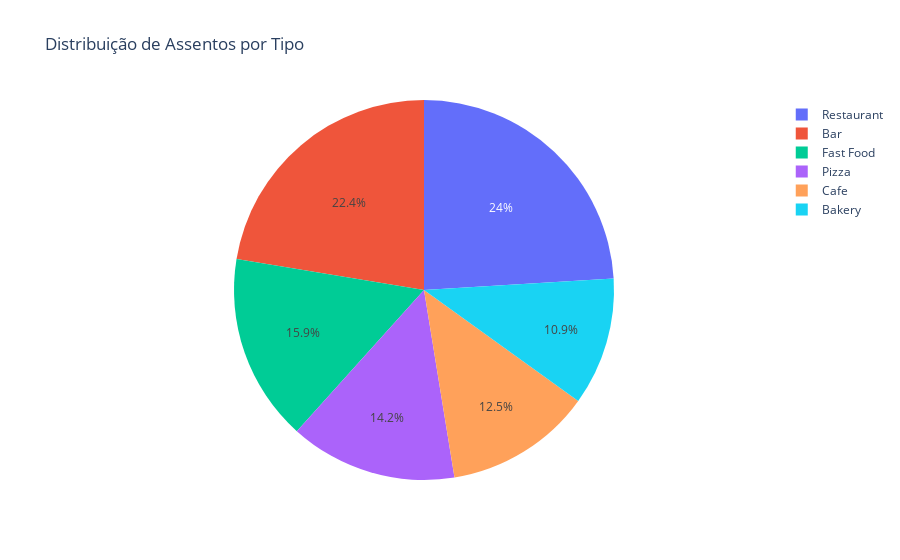

Notebook cell for this chart:
### Markdown cell above
[sumario](#sumario)
#### gráficos.
<a id='graficos3'> </a>

### Code cell
assentos=go.Figure(data=go.Pie(labels=tipomedia['tipo'], values=tipomedia['assento']))
assentos.update_layout(title='Distribuição de Assentos por Tipo')

assentos.show()

### Figure 1 — Plotly figure (JSON) as saved in the notebook; plotly's stock layout.template omitted (floating-point values rounded to 4 significant figures)
{"data": [{"labels": ["Bakery", "Bar", "Cafe", "Fast Food", "Pizza", "Restaurant"], "type": "pie", "values": [21.77, 44.77, 25, 31.84, 28.46, 48.04]}], "layout": {"title": {"text": "Distribuição de Assentos por Tipo"}}}
